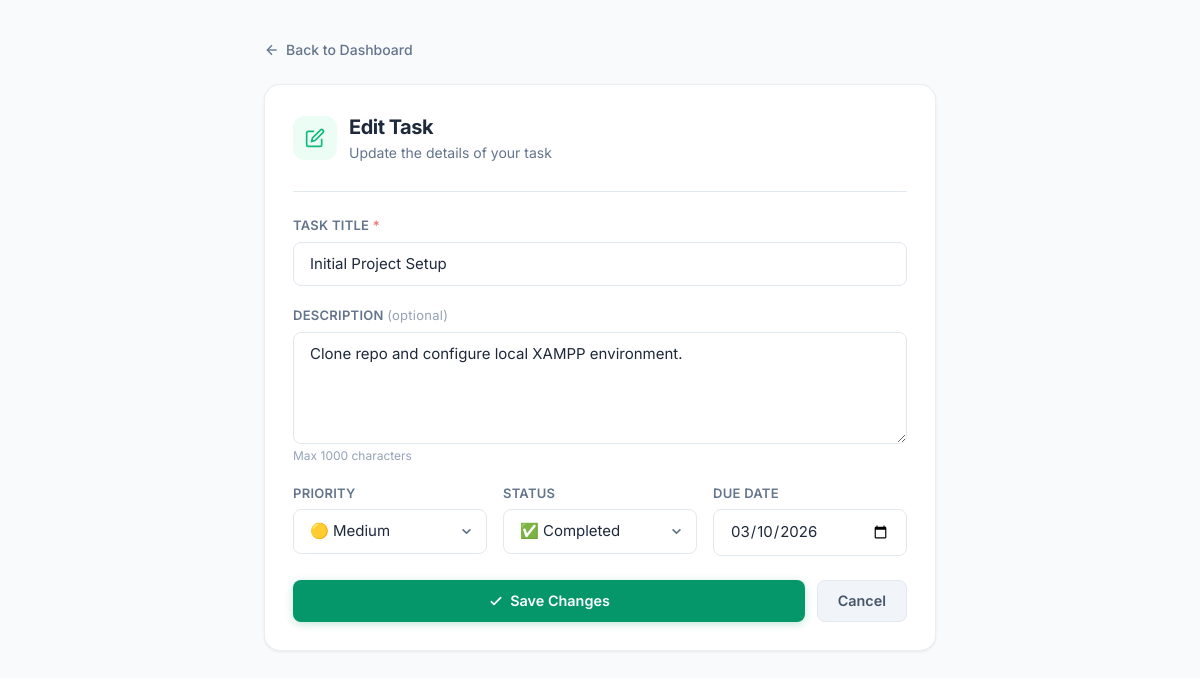
/editTask.php?id=2 (signed in), run on the app's committed database.
### tables this page shows
CREATE TABLE `tasks` (
  `id` int(11) NOT NULL AUTO_INCREMENT,
  `user_id` int(11) NOT NULL,
  `title` varchar(255) NOT NULL,
  `description` text DEFAULT NULL,
  `priority` enum('Low','Medium','High') NOT NULL DEFAULT 'Medium',
  `status` enum('Pending','Completed') NOT NULL DEFAULT 'Pending',
  `due_date` date DEFAULT NULL,
  `created_at` timestamp NOT NULL DEFAULT current_timestamp(),
  PRIMARY KEY (`id`),
  KEY `user_id` (`user_id`),
  CONSTRAINT `tasks_ibfk_1` FOREIGN KEY (`user_id`) REFERENCES `users` (`id`) ON DELETE CASCADE
);

### editTask.php (the view, shortened to what this page needs)
<?php
include 'config/db.php';
$task_id = (int) $_GET['id'];
$user_id = $_SESSION['user_id'];
$stmt = mysqli_prepare($conn, "SELECT id, title, description, priority, status, due_date FROM tasks WHERE id = ? AND user_id = ?");
mysqli_stmt_bind_param($stmt, "ii", $task_id, $user_id);
mysqli_stmt_execute($stmt);
$result = mysqli_stmt_get_result($stmt);
$task = mysqli_fetch_assoc($result);
$title       = $task['title'];
$description = $task['description'];
$priority    = $task['priority'];
$status      = $task['status'];
$due_date    = $task['due_date'] ?? '';
?>
<?php include 'includes/header.php'; ?>
<div class="min-h-screen py-10 px-4">
    <div class="max-w-2xl mx-auto">
        <a href="dashboard.php" class="inline-flex items-center gap-1.5 text-sm font-medium text-slate-500 hover:text-indigo-600 transition-colors mb-6">
            <svg class="w-4 h-4" fill="none" viewBox="0 0 24 24" stroke="currentColor" stroke-width="2">
                <line x1="19" y1="12" x2="5" y2="12"/><polyline points="12 19 5 12 12 5"/>
            </svg>
            Back to Dashboard
        </a>
        <div class="tf-card p-7 animate-scale-in">
            <div class="flex items-center gap-3 mb-7">
                <span class="stat-icon bg-emerald-50 w-11 h-11 rounded-xl">
                    <svg class="w-5 h-5 text-emerald-500" fill="none" viewBox="0 0 24 24" stroke="currentColor" stroke-width="2">
                        <path d="M11 4H4a2 2 0 00-2 2v14a2 2 0 002 2h14a2 2 0 002-2v-7"/>
                        <path d="M18.5 2.5a2.121 2.121 0 013 3L12 15l-4 1 1-4 9.5-9.5z"/>
                    </svg>
                </span>
                <div>
                    <h1 class="text-xl font-bold text-slate-800 tracking-tight">Edit Task</h1>
                    <p class="text-slate-500 text-sm mt-0.5">Update the details of your task</p>
                </div>
            </div>
            <hr class="tf-divider mt-0 mb-6">
            <form method="POST" class="space-y-5">
                <div>
                    <label class="tf-label" for="title">Task title <span class="text-red-400">*</span></label>
                    <input type="text" id="title" name="title"
                           value="<?php echo htmlspecialchars($title); ?>"
                           class="tf-input" placeholder="e.g. Design homepage wireframe">
                </div>
                <div>
                    <label class="tf-label" for="description">Description <span class="text-slate-400 font-normal normal-case">(optional)</span></label>
                    <textarea id="description" name="description" rows="4"
                              class="tf-input resize-y"
                              placeholder="Add any notes or details about this task…"><?php echo htmlspecialchars($description); ?></textarea>
                    <p class="text-xs text-slate-400 mt-1">Max 1000 characters</p>
                </div>
                <div class="grid grid-cols-1 sm:grid-cols-3 gap-4">
                    <div>
                        <label class="tf-label" for="priority">Priority</label>
                        <select id="priority" name="priority" class="tf-input">
                            <option value="Medium" <?php echo $priority == "Medium" ? "selected" : ""; ?>>🟡 Medium</option>
                        </select>
                    </div>
                    <div>
                        <label class="tf-label" for="status">Status</label>
                        <select id="status" name="status" class="tf-input">
                            <option value="Completed" <?php echo $status == "Completed" ? "selected" : ""; ?>>✅ Completed</option>
                        </select>
                    </div>
                    <div>
                        <label class="tf-label" for="due_date">Due date</label>
                        <input type="date" id="due_date" name="due_date"
                               value="<?php echo htmlspecialchars($due_date ?? ''); ?>"
                               class="tf-input">
                    </div>
                </div>
                <div class="flex gap-3 pt-1">
                    <button type="submit" class="btn btn-success flex-1 justify-center py-2.5">
                        <svg class="w-4 h-4" fill="none" viewBox="0 0 24 24" stroke="currentColor" stroke-width="2.5">
                            <path stroke-linecap="round" stroke-linejoin="round" d="M5 13l4 4L19 7"/>
                        </svg>
                        Save Changes
                    </button>
                    <a href="dashboard.php" class="btn btn-secondary py-2.5">Cancel</a>
                </div>
            </form>
        </div>
    </div>
</div>
<?php include 'includes/footer.php'; ?>

### assets/style.css (style rules this page uses)
.animate-scale-in { animation: scaleIn 0.35s cubic-bezier(.34,1.56,.64,1) both; }
:root { --color-bg: #F8FAFC; --color-card: #FFFFFF; --color-primary: #4f46e5; --color-success: #059669; --color-warning: #d97706; --color-danger: #dc2626; --color-text: #1e293b; --color-muted: #64748b; --color-border: #e2e8f0; --radius-card: 1rem; --radius-input: 0.5rem; --shadow-card: 0 1px 3px rgba(0,0,0,.07), 0 1px 2px -1px rgba(0,0,0,.04); --shadow-hover: 0 8px 24px rgba(0,0,0,.10); }
body { background-color: var(--color-bg); color: var(--color-text); -webkit-font-smoothing: antialiased; }
.tf-input { display: block; width: 100%; padding: 0.625rem 1rem; font-size: 0.9375rem; line-height: 1.5; color: var(--color-text); background: #fff; border: 1.5px solid var(--color-border); border-radius: var(--radius-input); transition: border-color 0.18s ease, box-shadow 0.18s ease; outline: none; font-family: inherit; }
.tf-input::placeholder { color: #94a3b8; }
select.tf-input { appearance: none; background-repeat: no-repeat; background-position: right 0.75rem center; background-size: 1.1em; padding-right: 2.5rem; cursor: pointer; }
.tf-label { display: block; font-size: 0.8125rem; font-weight: 600; color: var(--color-muted); margin-bottom: 0.375rem; letter-spacing: 0.02em; text-transform: uppercase; }
.btn { display: inline-flex; align-items: center; gap: 0.4rem; padding: 0.575rem 1.25rem; font-size: 0.9rem; font-weight: 600; font-family: inherit; border-radius: 0.5rem; border: none; cursor: pointer; text-decoration: none; transition: background 0.15s ease, transform 0.12s ease, box-shadow 0.15s ease; white-space: nowrap; line-height: 1.4; }
.btn-success { background: var(--color-success); color: #fff; box-shadow: 0 2px 8px rgba(5,150,105,0.25); }
.btn-secondary { background: #f1f5f9; color: #475569; border: 1.5px solid var(--color-border); box-shadow: none; }
.tf-card { background: var(--color-card); border-radius: var(--radius-card); box-shadow: var(--shadow-card); border: 1px solid rgba(226,232,240,0.7); transition: box-shadow 0.2s ease, transform 0.2s ease; }
.stat-icon { width: 2.75rem; height: 2.75rem; border-radius: 0.75rem; display: flex; align-items: center; justify-content: center; flex-shrink: 0; }
.tf-divider { border: none; border-top: 1px solid var(--color-border); margin: 1.5rem 0; }

### data on the page
tasks: title "Initial Project Setup", description "Clone repo and configure local XAMPP environment.", priority "🟡 Medium", status "✅ Completed", due_date "03/10/2026"
